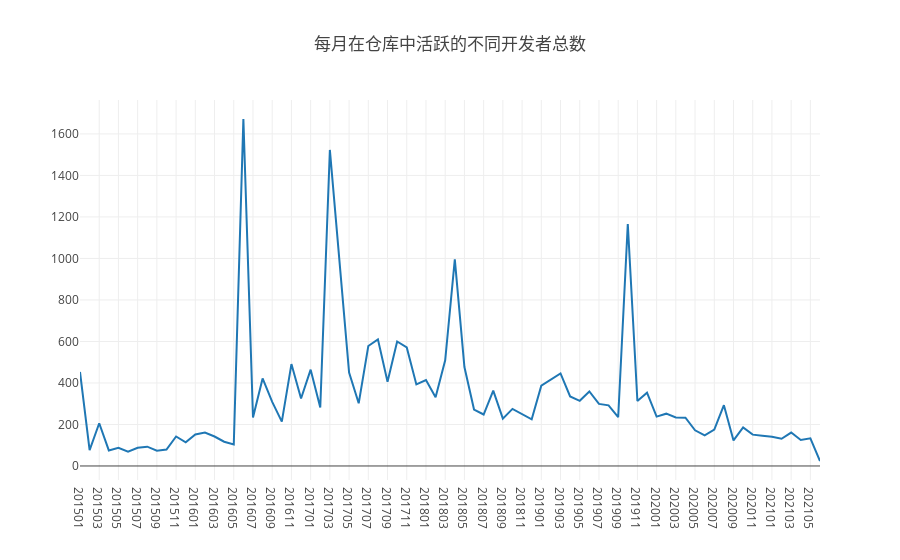

Notebook code for this chart:
### Code cell
// 4-计算在项目2015-归档期间各月用户活跃情况 -绘制了折线图和表格
Promise.all(
    years.map(y => { 
       var q=
           `select count(distinct actor_id) AS active_actor_count,toYYYYMM(created_date) AS month
            from github_log.year${y} 
            where repo_id='18044526'
            and toString(created_date)<='2021-06-04'
            group by month
            order by month`;
        return openDigger.driver.clickhouse.query(q);
    })
).then(data=>{
    var activeActor=[],xmonth =[],list=[];
    data.forEach(d => {
        d.forEach(item=>{
            list.push(item);
            xmonth.push(item.month);
            activeActor.push(item.active_actor_count);
        })
    });   
    openDigger.render.plotly([
        {x: xmonth, y: activeActor, mode: 'scatter', name: '用户数量'}],
                             { 
        title: '每月在仓库中活跃的不同开发者总数',
        xaxis: {type: 'category'}}
    );
        console.table(list.map((p, i) => {
        
        return {
            '月份': p.month,
            '该月仓库中活跃的不同开发者总数': p.active_actor_count
             };
    }));
});

### Figure 1 — Plotly figure (JSON) as saved in the notebook; plotly's stock layout.template omitted (floating-point values rounded to 4 significant figures)
{"data": [{"mode": "scatter", "name": "用户数量", "x": [201501, 201502, 201503, 201504, 201505, 201506, 201507, 201508, 201509, 201510, 201511, 201512, 201601, 201602, 201603, 201604, 201605, 201606, 201607, 201608, 201609, 201610, 201611, 201612, 201701, 201702, 201703, 201704, 201705, 201706, 201707, 201708, 201709, 201710, 201711, 201712, 201801, 201802, 201803, 201804, 201805, 201806, 201807, 201808, 201809, 201810, 201811, 201812, 201901, 201902, 201903, 201904, 201905, 201906, 201907, 201908, 201909, 201910, 201911, 201912, 202001, 202002, 202003, 202004, 202005, 202006, 202007, 202008, 202009, 202010, 202011, 202012, 202101, 202102, 202103, 202104, 202105, 202106], "y": ["453", "76", "206", "75", "88", "69", "88", "93", "74", "79", "142", "114", "152", "161", "142", "117", "104", "1672", "234", "422", "309", "214", "491", "325", "464", "282", "1523", "982", "450", "302", "578", "610", "406", "600", "571", "393", "414", "331", "509", "996", "477", "272", "248", "363", "228", "275", "248", "225", "387", "417", "446", "335", "314", "359", "299", "292", "235", "1166", "313", "353", "238", "252", "234", "233", "172", "148", "175", "293", "123", "186", "151", "146", "141", "131", "161", "125", "133", "24"]}], "layout": {"autosize": true, "title": {"text": "每月在仓库中活跃的不同开发者总数"}, "xaxis": {"autorange": true, "range": [0, 77], "type": "category"}, "yaxis": {"autorange": true, "range": [-67.56, 1764.0], "type": "linear"}}}
